Frame 1 (no input): blank canvas, image omitted
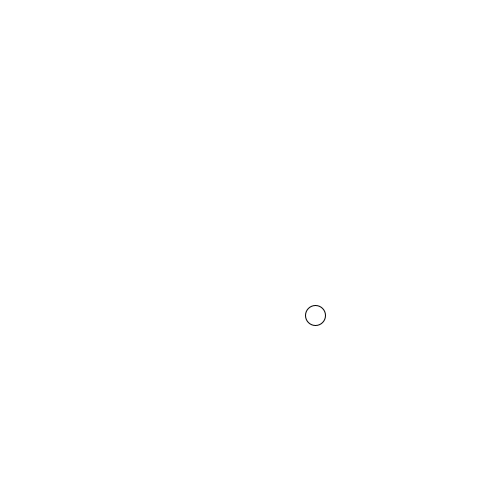
Frame 60 (the mouse pressed at the canvas centre just before this capture)
Frame 120 (the mouse held since frame 60 and released just before this capture): blank canvas, image omitted

The Processing sketch that drew this single still picture (run headless with seeded random() and noise(); from frame 60 on, the mouse is pressed at the canvas centre):

// Processing sketch: processing_106915
// ── processing_106915.pde

int x=20;
int y=20;

int dx=5;
int dy=5;

void setup() {  //setup function called initially, only once
    size(500, 500);  
    }

void draw() {  //draw function loops 
    background(255,255,255);
    ellipse(x,y,20,20);
    
    if(key=='d'){
       dx=5;
       dy=0;
    }
    
    if(key=='s'){
       dx=5;
       dy=3;
    }
    
    if(key=='a'){
       dx=-5;
       dy=0;
    }
    
    if(key=='w'){
       dx=0;
       dy=-5; 
    }   
    
    x=x+dx;
    y=y+dy; 
       
    }
